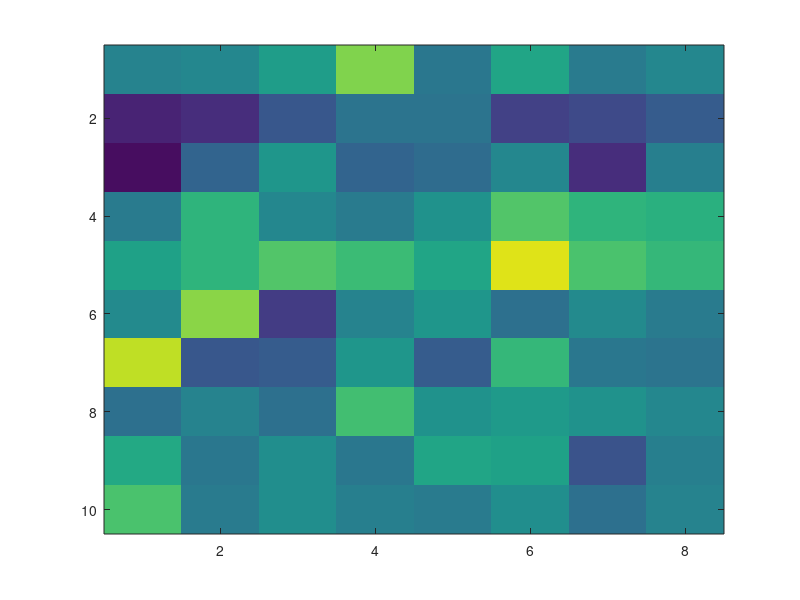

Here is the MATLAB script that generated this plot: (Note: this script raises an error after producing the figure.)
beta=([   -0.1025
-0.0686
0.1214
0.5951
-0.2087
0.1629
-0.1841
-0.0667
-0.8035
-0.7429
-0.4563
-0.2279
-0.2216
-0.6020
-0.5519
-0.4204
-0.9343
-0.3512
0.0329
-0.3745
-0.2923
-0.0837
-0.7239
-0.1469
-0.1563
0.2947
-0.0907
-0.1811
0.0301
0.4579
0.3097
0.2775
0.1327
0.2958
0.4443
0.3743
0.1769
0.8769
0.4160
0.3419
-0.0619
0.6534
-0.6500
-0.1013
0.0353
-0.2746
-0.0589
-0.1639
0.7854
-0.4437
-0.4374
0.0429
-0.4342
0.3360
-0.2087
-0.2364
-0.2812
-0.1074
-0.2720
0.3752
0.0039
0.0870
0.0241
-0.0750
0.2155
-0.2159
-0.0187
-0.2019
0.1640
0.1316
-0.4866
-0.1333
0.4158
-0.1819
-0.0130
-0.1416
-0.1798
-0.0139
-0.2570
-0.1240]);


weights = reshape(beta,[8 10]);

% one matrix for each learner (stimulus), for each bootstrap iteration 
% so, not quite as simple as finding a given cell's contribution

figure; 
imagesc(weights')
caxis([-1 1])
cmocean('-curl','pivot',0)
colorbar
title('weight matrix for learner 1, single iteration')
ylabel('Cell #')
xlabel('Stimulus')

print_eps_kp(gcf,fullfile(fn.figs,'ClassAM','AC','Full','SVMweightMatEx_Mar28'));



